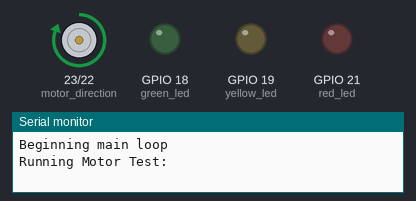
The sketch below on a simulated ESP32. On the bench: direction and speed pins drawn as motors (green arrow = direction pin HIGH = forward, orange = LOW = backward, longer = more drive), output pins drawn as LEDs (lit = HIGH), the last lines printed to the serial monitor.

Above: at 1.0 s.
At 3.0 s:
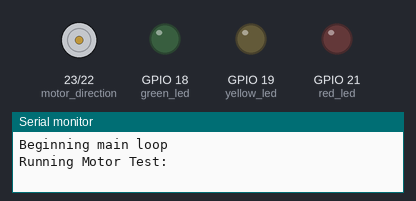
At 5.0 s:
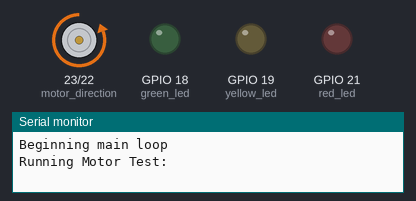
At 6.5 s:
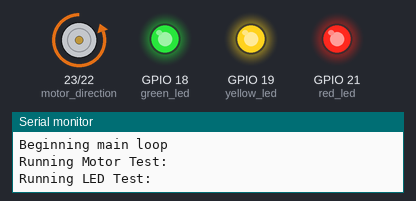
Timing chart, 0 to 10.4 s (numbered marks = the images above):
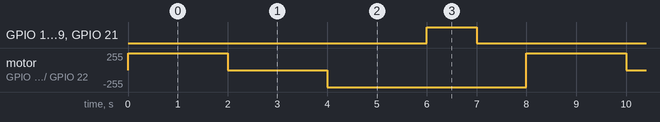

Measured:
- by itself, GPIO 18 (green_led), GPIO 19 (yellow_led), GPIO 21 (red_led): alternates HIGH for 1.0 s and LOW for 7.0 s
- by itself, motor on GPIO 23 (motor_direction) / GPIO 22 (motor_speed): repeats every 8.0 s: stopped 2.0 s, backward 255/255 4.0 s, forward 255/255 2.0 s

The sketch:

TestESPCode.ino
```cpp
#define motor_direction 23
#define motor_speed 22
#define green_led 18
#define yellow_led 19
#define red_led 21
//#define ir_sensor
//#define servo

// #include <WiFi.h>
// #include <WiFiUdp.h>

// WiFiUDP udp;

// const char* ssid = "ENGG2K3K";

// IPAddress ip(10, 20, 30, 115);
// IPAddress udpAddress(10, 20, 30, 1);
// const int udpLocalPort = 3015;
// const int udpAddressPort = 3016;

// IPAddress dns(192, 168, 43, 1);
// IPAddress gateway(192, 168, 43, 1);
// IPAddress subnet(255, 255, 255, 0);

// char inBuffer[255];
// char outBuffer[255];

void setup() {
  Serial.begin(115200);

  pinMode(motor_speed, OUTPUT);
  pinMode(motor_direction, OUTPUT);
  pinMode(green_led, OUTPUT);
  pinMode(yellow_led, OUTPUT);
  pinMode(red_led, OUTPUT);
  //pinMode(ir_sensor, INPUT);
  //pinMode(servo, OUTPUT);
  digitalWrite(green_led, LOW);
  digitalWrite(yellow_led, LOW);
  digitalWrite(red_led, LOW);

//   delay(1000);

//   WiFi.config(ip, gateway, subnet, dns);
//   WiFi.begin(ssid);
//   Serial.println("\nConnecting");

//   while(WiFi.status() != WL_CONNECTED){
//       Serial.print(".");
//       delay(100);
//   }

//   Serial.println("\nConnected to the WiFi network");
//   Serial.print("[+] ESP32 IP : ");
//   Serial.println(WiFi.localIP());

//   udp.begin(udpLocalPort);
}

void loop() {
  Serial.println("\nBeginning main loop");

  motor_test();
  led_test();
  //servo_test();
  //ir_test();
}

void led_test() {
  Serial.println("\nRunning LED Test:");
  digitalWrite(green_led,HIGH);
  digitalWrite(yellow_led,HIGH);
  digitalWrite(red_led,HIGH);
  delay(1000);
  digitalWrite(green_led,LOW);
  digitalWrite(yellow_led,LOW);
  digitalWrite(red_led,LOW);
  delay(1000);
}

// void ir_test() {
//   Serial.println("\nRunning IR Test:");
//   switch(digitalRead(ir_sensor))
//     case > 100:
//       Serial.println("THERE IS LIGHT");
//       break;
//     case <100:
//       Serial.println("NO LIGHT");
//       break;
// }

// void servo_test() {
//   Serial.println("\nRunning Servo Test:");
//   delay(2000);
//   digitalWrite(servo, HIGH);
//   Serial.println("Open door");
//   delay(2000);
//   digitalWrite(servo, LOW);
//   Serial.println("Close door");
// }

void motor_test() {
  Serial.println("\nRunning Motor Test:");
  digitalWrite(motor_direction, HIGH);
  analogWrite(motor_speed, 255);
  delay(2000);
  analogWrite(motor_speed, 0);
  delay(2000);

  digitalWrite(motor_direction, LOW);
  analogWrite(motor_speed, 255);
  delay(2000);
}

// void sendMessage(char str[255]){
//   strcpy(outBuffer, str);
//   udp.beginPacket(udpAddress, udpAddressPort);
//   udp.write(outBuffer, 11);
//   udp.endPacket();
//   //memset(outBuffer, 0, 50);
// }

// void receiveMessage(){
//   udp.parsePacket();
//   if(udp.read(inBuffer, 255) > 0){
//     Serial.print("Server to client: ");
//     Serial.println((char *)inBuffer);
//     if(inBuffer == "START") {
//       sendMessage("STARTING");
//     }
//     if(inBuffer == "STOP") {
//       sendMessage("STOPPING");
//     }
//   }
// }
```
